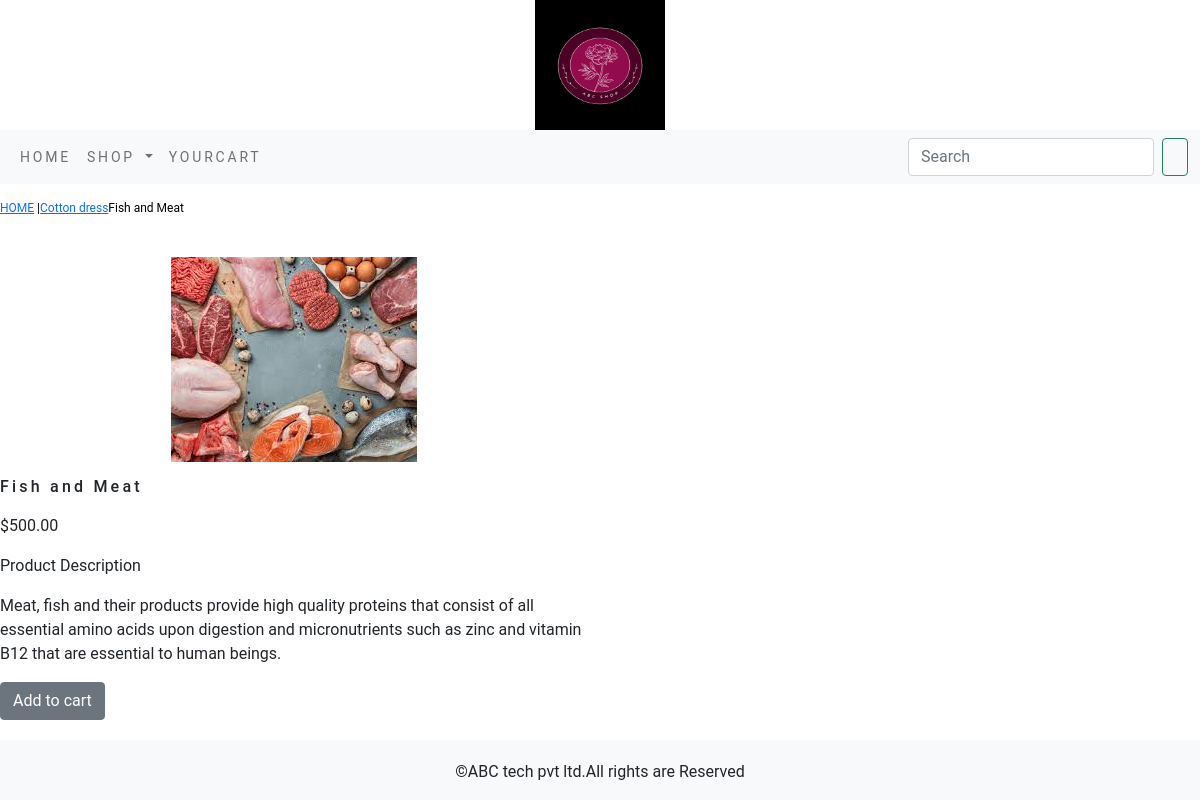
Page /shop/cotton-dress/fish-and-meat/ on the committed database.
### shop/models.py (models this page shows, shortened)
class Product(models.Model):
    name = models.CharField(max_length=250,unique=True)
    slug = models.SlugField(max_length=250,unique=True)
    description = models.TextField(blank=True)
    price = models.DecimalField(max_digits=10,decimal_places=2)
    category = models.ForeignKey(Category,on_delete=models.CASCADE)
    image = models.ImageField(upload_to='product',blank=True)
    stock = models.IntegerField()
    available = models.BooleanField(default=True)
    created = models.DateTimeField(auto_now_add=True)
    updated = models.DateTimeField(auto_now=True)
    class Meta:
        ordering = ('name',)
        verbose_name = 'product'
        verbose_name_plural = 'products'

class Category(models.Model):
    name = models.CharField(max_length=250,unique=True)
    slug = models.SlugField(max_length=250,unique=True)
    description = models.TextField(blank=True)
    image = models.ImageField(upload_to='category',blank=True)
    class Meta:
        ordering = ('name',)
        verbose_name = 'category'
        verbose_name_plural = 'categories'
    def __str__(self):
        return '{}'.format(self.name)
    def get_url(self):
        return reverse('shop:products_by_category',args=[self.slug])

### shop/views.py (the view)
# urls.py: path('<slug:c_slug>/<slug:product_slug>/', views.proDetail, name='prodCatDetail')
def proDetail(request,c_slug,product_slug):
    product = Product.objects.get(category__slug=c_slug, slug=product_slug)
    return render(request,'product.html', {'product': product})

### shop/context_processors.py (called while the page is built)
def menu_links(request):
    links = Category.objects.all()
    return dict(links=links)

### templates/product.html (shortened to what this page needs)
{% extends 'base.html' %}
{% load static %}
{% block content %}
<div class="row my_prod_row_class">
    <div class="mx_auto">
       <p> <a href="{% url 'shop:allProdCat' %}">HOME</a> |<a href="{{product.category.get_url}}">{{product.category}}</a>{{product.name}}</p>
    </div>
<div class="container">
<br>
<div class="row">
    <div class="col-12 col-sm-12 col-md-12 col-lg-6 text-center">
        <div style="min-width:18rem">
            <img src="{{product.image.url}}" alt="{{product.name}}">
        </div>
    </div>
</div>
<div>
    <div class="col-12 col-sm-12 col-md-12 col-lg-6 ">
        <div>
        <h1 class="my_prod_title">{{product.name}}</h1>
        <p>${{product.price}}</p>
        <p class="my_title"> Product Description</p>
        <p class="text-justify my_rod_text">{{product.description}}</p>
        {% if product.stock <= 0 %}
        <p class="text-justify my_prod_text"><b>Out of stock</b></p>
        {% else %}
        <a class="btn btn-secondary" href="{% url 'cart:add_cart' product.id %}">Add to cart</a>
        {% endif %}
    </div>
    </div>
</div>
    </div>
    {% endblock %}

### static/css/custom.css (style rules this page uses)
body { font-family: 'Roboto', sans-serif; }
.my_prod_row_class { padding-top:15px; padding-bottom:20px; }
.my_prod_row_class .mx_auto { color:#000; font-size:12px; text-decoration:none; }
.my_prod_title { font-size:16px; text_transform:uppercase; letter-spacing:.2em; padding-top:15px; padding-bottom:10px; }

### rows in the picture
Product: category "Cotton dress", name "Fish and Meat", image (picture), price "500.00", description "Meat, fish and their products provide high quality proteins that consist of all essential amino acids upon digestion and micronutrients such as zinc and vitamin B12 that are essential to human beings."
